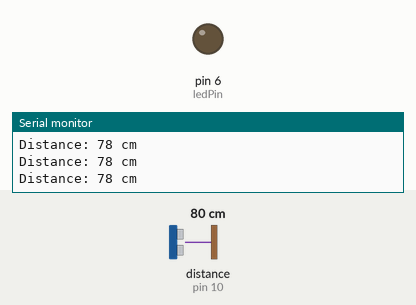
A sketch run on a simulated Arduino Uno, built with avr-gcc and run on an emulated ATmega328P. On the bench: output pins drawn as LEDs (lit = HIGH), the last lines printed to the serial monitor. Wiring (inferred from the names in the program): ultrasonic range finder: trigger pin 9; echo pin 10. The test bench sets the inputs (shaded band); at power-on: distance to the obstacle (sensor on pin 10) 80 cm. The echo pulse lasts 58.3 µs per cm; pins used as bus, display or sensor lines are not drawn.

Above: at 1.2 s.
1.3 s: distance to the obstacle (sensor on pin 10) set to 55 cm
4.3 s: distance to the obstacle (sensor on pin 10) set to 47 cm
At 4.9 s:
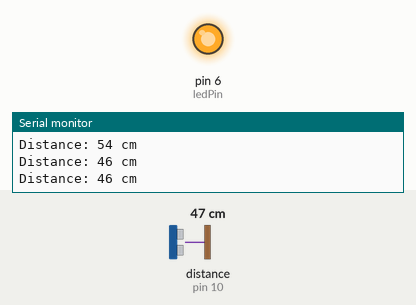
6.0 s: distance to the obstacle (sensor on pin 10) set to 120 cm
At 7.3 s:
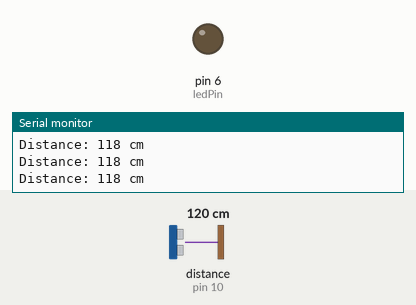
7.6 s: distance to the obstacle (sensor on pin 10) set to 2 cm
At 8.1 s:
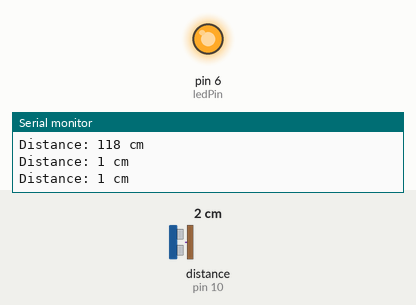
Timing chart, 0 to 10.2 s (numbered marks = the images above; inputs shaded):
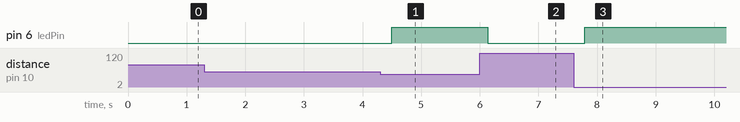

The sketch:

Proximity.ino
```cpp
// ---------------------------
// Project 1: Smart Proximity System
// Hardware: Arduino Uno + HC-SR04 Ultrasonic Sensor + LED + Resistor
// ---------------------------

// Pin definitions
const int trigPin = 9;    // TRIG pin of HC-SR04
const int echoPin = 10;   // ECHO pin of HC-SR04
const int ledPin  = 6;    // LED pin

// Variables
long duration;            // Time for sound pulse to return
int distance;             // Calculated distance in cm
int threshold = 50;       // Distance threshold for detection

void setup() {
  // Define pin modes
  pinMode(trigPin, OUTPUT);   // TRIG sends pulse
  pinMode(echoPin, INPUT);    // ECHO receives pulse
  pinMode(ledPin, OUTPUT);    // LED controlled by Arduino

  digitalWrite(ledPin, LOW);  // LED OFF initially

  Serial.begin(9600);         // Optional: monitor distance
}

void loop() {
  // ---------------------------
  // Step 1: Trigger Ultrasonic Pulse
  // ---------------------------
  digitalWrite(trigPin, LOW);
  delayMicroseconds(2);
  digitalWrite(trigPin, HIGH);
  delayMicroseconds(10);
  digitalWrite(trigPin, LOW);

  // Step 2: Read echo time
  duration = pulseIn(echoPin, HIGH);

  // Step 3: Convert time to distance in cm
  distance = duration * 0.034 / 2;

  Serial.print("Distance: ");   // Optional debug
  Serial.print(distance);
  Serial.println(" cm");

  // ---------------------------
  // Step 4: Decision Logic
  // ---------------------------
  if (distance > 0 && distance < threshold) {
    // Object/person is close → LED ON
    digitalWrite(ledPin, HIGH);
  } else {
    // No object detected → LED OFF
    digitalWrite(ledPin, LOW);
  }

  delay(200); // Small delay to stabilize readings
}
```

Measured:
- the behaviour switches between 51 and 50 cm on distance to the obstacle (sensor on pin 10) (found by bisection; images 0 and 1)
- after the input at 4.3 s, pin 6 (ledPin): LOW → HIGH after 0.20 s
- after the input at 6.0 s, pin 6 (ledPin): HIGH → LOW after 0.13 s
- after the input at 7.6 s, pin 6 (ledPin): LOW → HIGH after 0.19 s
